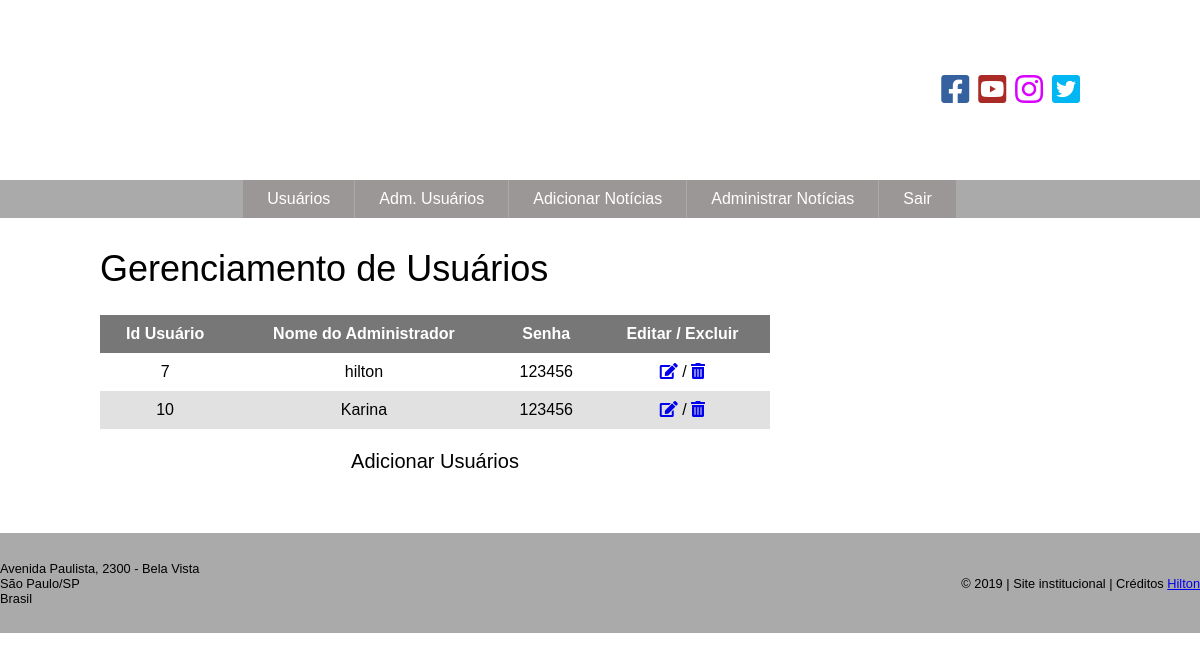
Screenshot of /adm_usuario.php (signed in) with the database file from the repository.
### tables this page shows
CREATE TABLE `usuarios` (
  `id_usuario` int(11) NOT NULL,
  `usuario` varchar(50) NOT NULL,
  `senha` varchar(50) NOT NULL
);

### adm_usuario.php (the view, shortened to what this page needs)
<?php
    include("funcoes.php");
    $sql = "SELECT * FROM usuarios ORDER BY id_usuario ASC";
    $resultado = $conexao->query($sql);
    $tabela = "
        <table class='tabela2'>
            <tr>
                <th>Id Usuário</th>
                <th>Nome do Administrador</th>
                <th>Senha</th>
                <th>Editar / Excluir</th>
            </tr>
    ";
    while($linha = mysqli_fetch_array($resultado)){
        $id_usuario = $linha["id_usuario"];
        $usuario = $linha["usuario"];
        $senha = $linha["senha"];
        $editar = "<a href='add_usuario.php?id_usuario=$id_usuario'><i class='fas fa-edit'></i></a>";
        $excluir = "<a href='?acao=excluir&id_usuario=$id_usuario' onclick='return deletar(); return false;'><i class='fas fa-trash-alt'></i></a>";
        $tabela.="
            <tr>
                <td>$id_usuario</td>
                <td>$usuario</td>
                <td>$senha</td>
                <td>$editar / $excluir</td>
            </tr>
        ";
    }
    $tabela.="</table>";
?>
<!DOCTYPE html>
<html lang="pt-br">
<head>
    <link type="text/css" rel="stylesheet" href="estilo.css"/>
    <link rel="stylesheet" href="https://use.fontawesome.com/releases/v5.8.1/css/all.css">
</head>
<body>
    <?php
        include("Topo.php");
    ?>
    <section>
        <article>
            <h1>Gerenciamento de Usuários</h1>
            <?php echo $tabela; ?>
            <p class="centro">
            <a href="add_usuario.php">Adicionar Usuários</a>
            </p>
        </article>
    </section>
    <?php
        include("Rodape.php");
    ?>
</body>
</html>

### estilo.css (style rules this page uses)
* { margin: 0px; padding: 0px; }
body { font-family: 'Arial', 'Helvetica', 'Verdana', 'sans-serif'; background-image: url(imagens/fundoTopo.jpg), url(imagens/fundoRodape1.png); background-repeat: repeat-x, repeat-x; background-position: left top, left bottom; }
.centro { text-align: center; }
.centro a { text-decoration: none; color: #000; }
section { display: grid; grid-template-areas: "conteudo lateral" "rodape rodape"; grid-template-columns: 700px 300px; justify-content: center; }
article { grid-area: conteudo; padding: 30px 30px 30px 0px; }
article > h1 { font-size: 36px; font-weight: 400; margin-bottom: 25px; }
article > p { font-size: 20px; text-align: justify; line-height: 120%; margin: 20px 0px; }
.tabela2 { width: 100%; border-collapse: collapse; }
.tabela2 th { padding: 10px; background-color: #777; color: #fff; }
.tabela2 td { padding: 10px; text-align: center; }
.tabela2 tr:nth-child(odd) { background-color: #e1e1e1; }

### rows the page displays
usuarios: id_usuario "7", usuario "hilton", senha "123456"
usuarios: id_usuario "10", usuario "Karina", senha "123456"
